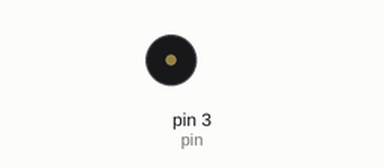
Simulated run of this sketch. Board: Arduino Uno, built with avr-gcc and run on an emulated ATmega328P. Parts: buzzer (waves = sounding).

Above: at 1.0 s.
At 6.5 s:
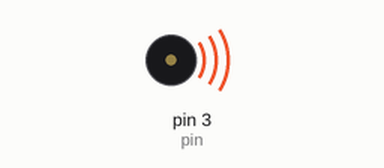
Timing chart, 0 to 7.4 s (numbered marks = the images above):
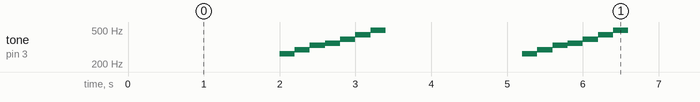

The sketch:

DoReMiFa.ino
```cpp
int pin = 3;

void setup() {
  pinMode(pin,OUTPUT); //Pino do buzzer
}

void loop() {
  delay(2000);
  //tone(Pino Digital, Frequencia, Duração)
  tone(pin,262,200); //DO
  delay(200);
  tone(pin,294,300); //RE
  delay(200);
  tone(pin,330,300); //MI
  delay(200);
  tone(pin,349,300); //FA
  delay(200);
  tone(pin,392,200); //SOL
  delay(200);
  tone(pin,440,200); //LA
  delay(200);
  tone(pin,494,200); //SI
}
```

Measured:
- by itself, tone on pin 3 (pin): repeats every 3.2 s: 294 Hz 0.20 s, 330 Hz 0.20 s, 349 Hz 0.20 s, 392 Hz 0.20 s, 440 Hz 0.20 s, 494 Hz 0.20 s, silent 1.8 s, 262 Hz 0.20 s
